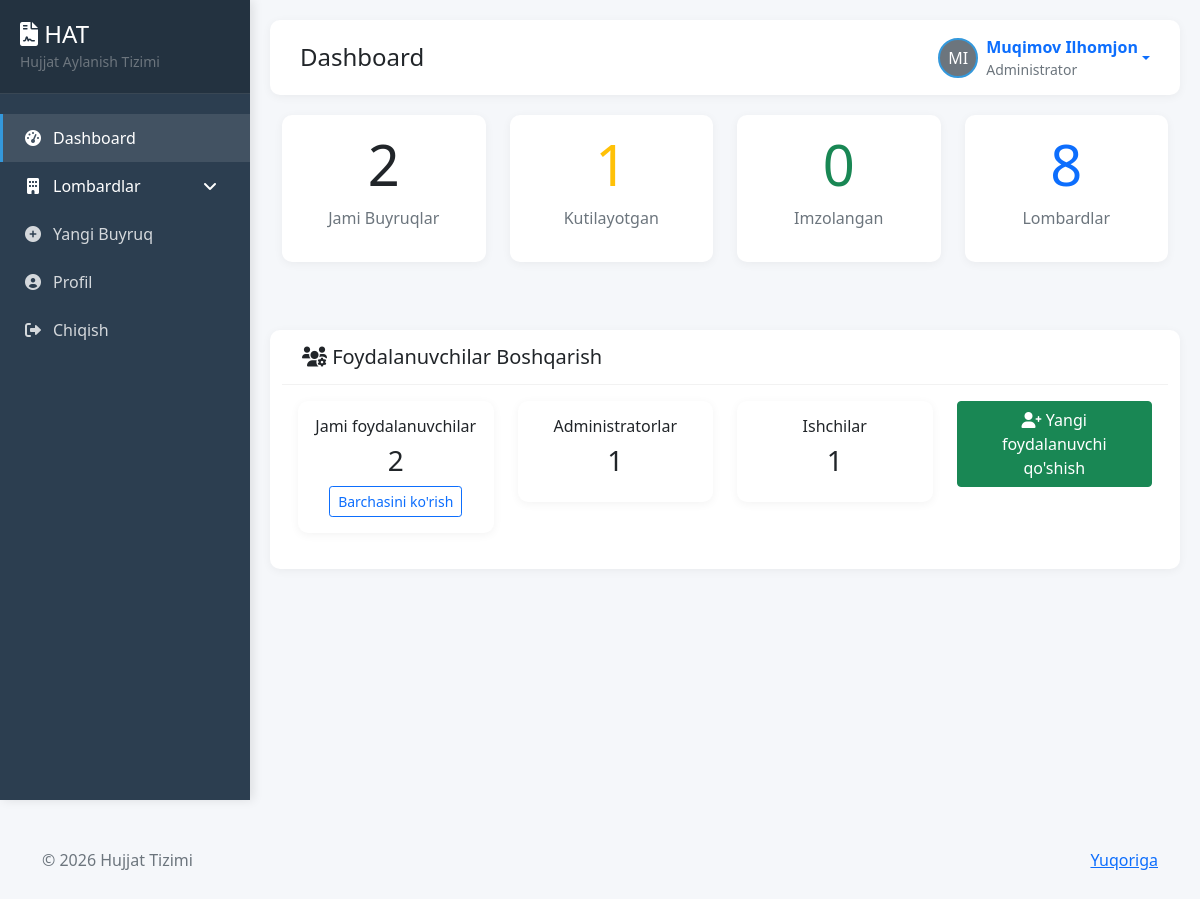
The app's page /dashboard/ (signed in) with its own data.
### users/models.py (models this page shows, shortened)
class CustomUser(AbstractUser):
    ROLE_CHOICES = (
        ('admin', 'Administrator'),
        ('employee', 'Oddiy Ishchi'),
    )
    role = models.CharField(max_length=20, choices=ROLE_CHOICES, default='employee')
    branch = models.ManyToManyField(
        Branch,
        related_name='employees',
        blank=True
    )
    profile_image = models.ImageField(upload_to='profiles/', null=True, blank=True)
    signature_image = models.ImageField(upload_to='signatures/', null=True, blank=True)
    class Meta:
        verbose_name = 'Foydalanuvchi'
        verbose_name_plural = 'Foydalanuvchilar'

### users/views.py (the view, shortened to what this page needs)
# urls.py: path('dashboard/',      views.dashboard,            name='dashboard'),
@login_required
def dashboard(request):
    user = request.user
    unread_notifications = Notification.objects.filter(
        user=user,
        read=False
    ).count()
    if user.role=='admin':
        branches = Branch.objects.all()
        recent_orders = Order.objects.all().order_by('-created_at')[:10]
        total_users = CustomUser.objects.count()
        admin_count = CustomUser.objects.filter(role='admin').count()
        employee_count = CustomUser.objects.filter(role='employee').count()
        document_pending = Order.objects.filter(status='pending').count()
        document_signed = Order.objects.filter(status='signed').count()
        document_total = Order.objects.count()
        main_branches = Branch.objects.filter(parent_branch__isnull=True)
        context = {
            'document_pending': document_pending,
            'document_signed' : document_signed,
            'document_total'  : document_total,
            'branches': branches,
            'recent_orders': recent_orders,
            'unread_notifications': unread_notifications,
            'user_role': 'admin',
            'total_users': total_users,
            'admin_count': admin_count,
            'employee_count': employee_count,
        }
        return render(request, 'users/admin_dashboard.html', context)

### users/context_processors.py (called while the page is built)
def sidebar_branches(request):
    branches = Branch.objects.select_related('parent_branch').prefetch_related('sub_branches')
    return {
        'sidebar_branches': branches
    }

### templates/users/admin_dashboard.html (shortened to what this page needs)
{% extends 'base.html' %}
{% block content %}
<div class="row">
    <div class="col-md-3">
        <div class="card">
            <div class="card-body text-center">
                <h1 class="display-4">{{ document_total }}</h1>
                <p class="text-muted">Jami Buyruqlar</p>
            </div>
        </div>
    </div>
    <div class="col-md-3">
        <div class="card">
            <div class="card-body text-center">
                <h1 class="display-4 text-warning">{{ document_pending }}</h1>
                <p class="text-muted">Kutilayotgan</p>
            </div>
        </div>
    </div>
    <div class="col-md-3">
        <div class="card">
            <div class="card-body text-center">
                <h1 class="display-4 text-success">{{ document_signed }}</h1>
                <p class="text-muted">Imzolangan</p>
            </div>
        </div>
    </div>
    <div class="col-md-3">
        <div class="card">
            <div class="card-body text-center">
                <h1 class="display-4 text-primary">{{ branches.count }}</h1>
                <p class="text-muted">Lombardlar</p>
            </div>
        </div>
    </div>
</div>
<div class="row mt-4">
    <div class="card mt-4">
        <div class="card-header">
            <h5 class="mb-0">
                <i class="fas fa-users-cog"></i>
                Foydalanuvchilar Boshqarish
            </h5>
        </div>
        <div class="card-body">
            <div class="row">
                <div class="col-md-3">
                    <div class="card text-center">
                        <div class="card-body">
                            <h6 class="card-title">Jami foydalanuvchilar</h6>
                            <h3>{{ total_users }}</h3>
                            <a href="{% url 'manage_users' %}" class="btn btn-sm btn-outline-primary">
                                Barchasini ko'rish
                            </a>
                        </div>
                    </div>
                </div>
                <div class="col-md-3">
                    <div class="card text-center">
                        <div class="card-body">
                            <h6 class="card-title">Administratorlar</h6>
                            <h3>{{ admin_count }}</h3>
                        </div>
                    </div>
                </div>
                <div class="col-md-3">
                    <div class="card text-center">
                        <div class="card-body">
                            <h6 class="card-title">Ishchilar</h6>
                            <h3>{{ employee_count }}</h3>
                        </div>
                    </div>
                </div>
                <div class="col-md-3">
                    <div class="d-grid">
                        <a href="{% url 'create_user' %}" class="btn btn-success">
                            <i class="fas fa-user-plus"></i> Yangi foydalanuvchi qo'shish
                        </a>
                    </div>
                </div>
            </div>
        </div>
    </div>
</div>
{% endblock %}

### templates/layouts/header.html (shortened to what this page needs)
<div class="header">
  <div>
    <h4 class="mb-0">{% block header_title %}Dashboard{% endblock %}</h4>
  </div>
  {% if user.is_authenticated %}
  <div class="user-info">
    <div class="dropdown">
      <a href="#" class="d-flex align-items-center text-decoration-none dropdown-toggle" data-bs-toggle="dropdown">
        {% if user.profile_image %}
        <img src="{{ user.profile_image.url }}" alt="Profile" class="user-avatar">
        {% else %}
        <div class="user-avatar bg-secondary d-flex align-items-center justify-content-center text-white">
          {{ user.first_name|first }}{{ user.last_name|first }}
        </div>
        {% endif %}
        <div class="ms-2">
          <strong>{{ user.get_full_name }}</strong>
          <small class="text-muted d-block">{{ user.get_role_display }}</small>
        </div>
      </a>
    </div>
  </div>
  {% endif %}
</div>

### templates/base.html (style rules this page uses)
:root { --primary-color: #2c3e50; --secondary-color: #3498db; --success-color: #27ae60; --warning-color: #f39c12; --danger-color: #e74c3c; --sidebar-width: 250px; --header-height: 60px; }
* { margin: 0; padding: 0; box-sizing: border-box; }
body { font-family: 'Segoe UI', Tahoma, Geneva, Verdana, sans-serif; background-color: #f5f7fa; }
.header { background: white; padding: 15px 30px; border-radius: 10px; box-shadow: 0 2px 10px rgba(0,0,0,0.05); margin-bottom: 20px; display: flex; justify-content: space-between; align-items: center; }
.user-info { display: flex; align-items: center; gap: 15px; }
.user-avatar { width: 40px; height: 40px; border-radius: 50%; object-fit: cover; border: 2px solid var(--secondary-color); }
.card { border: none; border-radius: 10px; box-shadow: 0 2px 10px rgba(0,0,0,0.05); margin-bottom: 20px; transition: transform 0.3s; }
.card-header { background: white; border-bottom: 1px solid rgba(0,0,0,0.05); font-weight: 600; padding: 15px 20px; border-radius: 10px 10px 0 0 !important; }

### records on screen
CustomUser: first_name|first "M", last_name|first "I", get_full_name "Muqimov Ilhomjon", role "Administrator"

### other values on screen
{{ document_total }} "2"
{{ document_pending }} "1"
{{ document_signed }} "0"
{{ branches.count }} "8"
{{ total_users }} "2"
{{ admin_count }} "1"
{{ employee_count }} "1"
